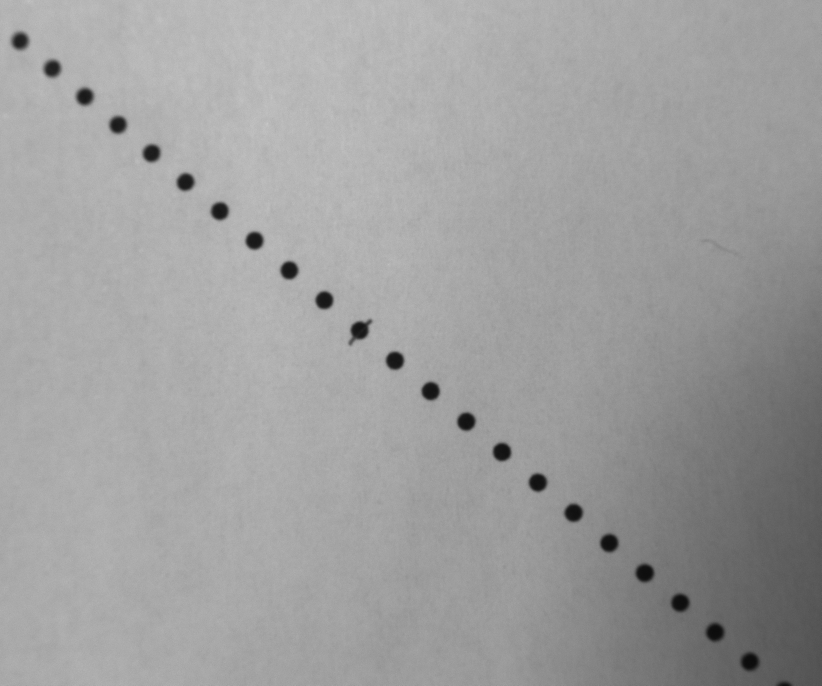
#> input picture measurments/dot1.jpg, 2464 x 2056 px, given in place of image_451.jpg, which was not available (shown at 1/3 size)
$ jupyter execute --allow-errors detect_erreur.ipynb   (text cells are left out)
#> lines starting #> are read from the running program, lines starting #| are printed output that depends on the picture; after the words box and inside, x2 and y2 are one past the last pixel; in counts of white or black regions, pixels touching at a corner belong together; pictures that were not available may be replaced by others from this repository, and a replacement may not be noted
[cell 1]
import tensorflow as tf
import numpy as np
import matplotlib.pyplot as plt
from tensorflow.keras.preprocessing import image_dataset_from_directory
batch_size = 32
img_height = 224
img_width = 224
#> (the rest of this cell did not finish here and is left out)

#> (a cell that did not finish here is left out)

[cell 3]
import tensorflow as tf
from tensorflow.keras import layers, models, callbacks
#> (the rest of this cell did not finish here and is left out)

#> (a cell that did not finish here is left out)

[cell 5]
import tensorflow as tf
import numpy as np
import os

# Paramètres
batch_size = 1  # Important : batch=1 pour afficher chaque image individuellement
img_height = 224
img_width = 224

# Chargement du dataset
#> (the rest of this cell did not finish here and is left out)

[cell 6]
import cv2
import numpy as np
import matplotlib.pyplot as plt

# [95 lines left out: function preprocess_image, not called in this run]

# Exemple d'utilisation (à adapter selon l'environnement) :
# img_data = np.array(...)  # Remplacer par un tableau NumPy représentant l'image
# digits = preprocess_image(img_data)
# print(digits)

#> (a cell that did not finish here is left out)

[cell 8]
import cv2
import numpy as np
import matplotlib.pyplot as plt

# Charger l'image
image_path = "data/train/non_conformes/image_451.jpg"
image = cv2.imread(image_path)
#> image is the input picture: shape (2056, 2464, 3); min 10, max 207, mean 159.4

# Réduction à 128x128 pixels (redimensionnement forcé)
image_resized = cv2.resize(image, (512, 512), interpolation=cv2.INTER_AREA)
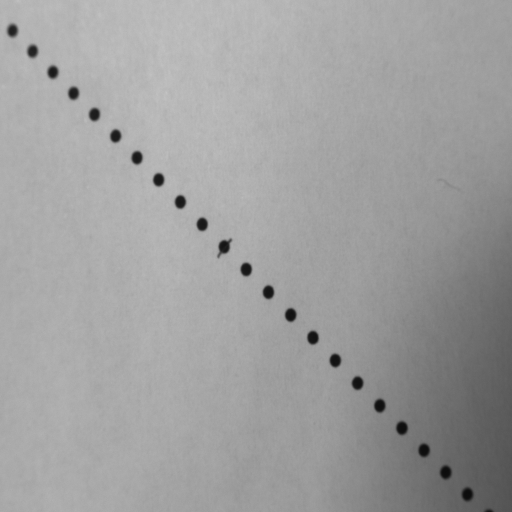
#> image_resized: shape (512, 512, 3); min 12, max 196, mean 159.4

# Conversion en niveaux de gris
gray = cv2.cvtColor(image_resized, cv2.COLOR_BGR2GRAY)

# Morphologie : ouverture pour supprimer petits bruits (petits traits)
kernel = cv2.getStructuringElement(cv2.MORPH_RECT, (3, 3))
opened = cv2.morphologyEx(gray, cv2.MORPH_OPEN, kernel, iterations=1)

# Seuillage adaptatif sur l'image ouverte
adaptive_thresh = cv2.adaptiveThreshold(
    opened, 255,
    cv2.ADAPTIVE_THRESH_GAUSSIAN_C,
    cv2.THRESH_BINARY_INV,
    blockSize=15,
    C=10
)
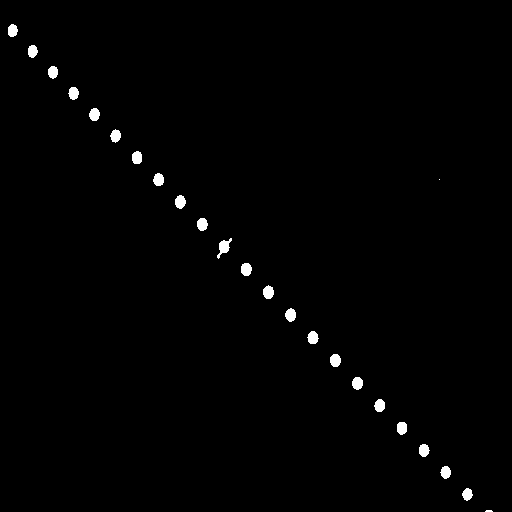
#> adaptive_thresh: shape (512, 512); 0.94% white; 24 white regions (2 under 20 px), largest, box (x1, y1, x2, y2) and area: (217, 238, 232, 259) 141, (263, 285, 274, 299) 118, (241, 263, 252, 276) 117

# Affichage des étapes
fig, axs = plt.subplots(1, 3, figsize=(15, 5))

axs[0].imshow(gray, cmap='gray')
axs[0].set_title("Image niveau de gris")
axs[0].axis('off')

axs[1].imshow(opened, cmap='gray')
axs[1].set_title("Après ouverture (morphologie)")
axs[1].axis('off')

axs[2].imshow(adaptive_thresh, cmap='gray')
axs[2].set_title("Seuillage adaptatif après ouverture")
axs[2].axis('off')

plt.tight_layout()
plt.show()
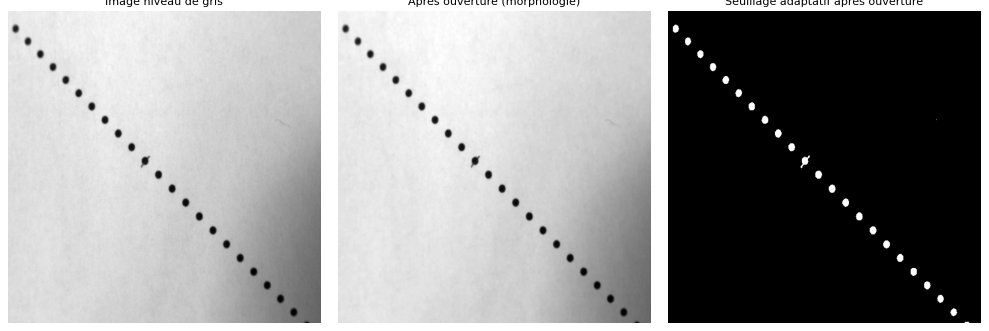
#> figure drawn by matplotlib, 3 panels

[cell 9]
import cv2
import os
import numpy as np
from tqdm import tqdm

# [32 lines left out: function process_image, not called in this run]

def create_dataset(base_path):
    features_all = []
    labels_all = []
    classes = {"non_conformes": 0, "conformes": 1}

    for dataset_type in ["train", "test", "validation"]:
        dataset_path = os.path.join(base_path, dataset_type)
        if not os.path.exists(dataset_path):
            print(f"⚠️ Dossier {dataset_type} absent, on passe.")
            continue

        for cls in classes:
            folder = os.path.join(dataset_path, cls)
            if not os.path.exists(folder):
                print(f"⚠️ Dossier {folder} absent, on passe.")
                continue

            print(f"Traitement {dataset_type}/{cls}...")
            for filename in tqdm(os.listdir(folder)):
                if filename.lower().endswith((".jpg", ".png", ".jpeg")):
                    img_path = os.path.join(folder, filename)
                    features_list = process_image(img_path)
                    for feat in features_list:
                        features_all.append(feat)
                        labels_all.append(classes[cls])

    X = np.array(features_all)
    y = np.array(labels_all)
    print(f"\n✅ Dataset créé avec {len(X)} échantillons.")

    return X, y

if __name__ == "__main__":
    base_path = "data"  # adapte selon ta structure locale

    X, y = create_dataset(base_path)

    # Sauvegarde en .npz
    np.savez_compressed("dataset_chiffres.npz", X=X, y=y)
    print("✅ Dataset sauvegardé sous 'dataset_chiffres.npz'")
    print("🔢 X shape :", X.shape)

[cell 10]
import numpy as np

data = np.load("dataset_chiffres.npz")

X = data['X']
y = data['y']

# Mélanger les données (features et labels ensemble)
indices = np.arange(len(X))
np.random.shuffle(indices)

X_shuffled = X[indices]
y_shuffled = y[indices]

print("Taille de X :", X.shape)
print("Taille de y :", y.shape)


#print nombre d elment par classe
unique, counts = np.unique(y_shuffled, return_counts=True)
print("Distribution des classes :")
for label, count in zip(unique, counts):
    print(f"Classe {label}: {count} échantillons")

[cell 11]
import matplotlib.pyplot as plt
import numpy as np
import random
# Choisir 10 indices aléatoires sans remplacement
#> (the rest of this cell did not finish here and is left out)

[cell 12]
import os
import numpy as np
import tensorflow as tf
from tensorflow.keras.preprocessing.image import ImageDataGenerator
from tensorflow.keras.models import Sequential
from tensorflow.keras.layers import Conv2D, MaxPooling2D, Flatten, Dense, Dropout
from tensorflow.keras.callbacks import EarlyStopping

# Chemin vers le dossier contenant train, test, validation
base_dir = "data"  # adapte selon ta structure

# Paramètres
img_height, img_width = 128, 128  # réduit taille pour accélérer l'entraînement (512 peut être trop grand)
batch_size = 32
num_classes = 2

# Data augmentation + preprocessing
#> (the rest of this cell did not finish here and is left out)

[cell 13]
import numpy as np
import tensorflow as tf
from tensorflow.keras import layers, models
from tensorflow.keras.utils import to_categorical

# ----------- Chargement et préparation des données -----------

data = np.load('dataset_chiffres.npz')
X = data['X']   # (5305, 784)
y = data['y']   # (5305,)

# Reshape images en 28x28x1 + normalisation
X = X.reshape(-1, 28, 28, 1).astype('float32') / 255.

# One-hot encoding des labels
num_classes = len(np.unique(y))
#> (the rest of this cell did not finish here and is left out)

[cell 14]
import os
import numpy as np
import cv2
import tensorflow as tf
from tensorflow.keras.models import load_model

# ----------- Redéfinir la loss si nécessaire -----------
# [33 lines left out: functions margin_loss, extract_roi, not called in this run]

# ----------- Fonction de prédiction ------------

def predict_folder_with_roi(folder_path):
    for label in os.listdir(folder_path):
        subfolder = os.path.join(folder_path, label)
        if not os.path.isdir(subfolder):
            continue
        print(f"\n📁 Catégorie : {label}")
        for filename in os.listdir(subfolder):
            filepath = os.path.join(subfolder, filename)
            image = cv2.imread(filepath)
            if image is None:
                print(f"⚠️ Image non lue : {filename}")
                continue
            roi = extract_roi(image)
            pred = model.predict(roi)
            predicted_class = np.argmax(pred)
            confidence = np.max(pred)
            print(f"{filename} ➤ Prédit : {predicted_class} (Confiance : {confidence:.2f})")

# ----------- Lancer la prédiction -----------
predict_folder_with_roi("data/test_verif")

[cell 15]
import tensorflow as tf
from tensorflow.keras import layers, models
import numpy as np
import matplotlib.pyplot as plt

# Charger MNIST
#> (the rest of this cell did not finish here and is left out)

[cell 16]
import numpy as np
from tensorflow.keras.models import load_model
from PIL import Image

# Charger le modèle une seule fois au niveau global
#> (the rest of this cell did not finish here and is left out)

[cell 17]
import cv2
import json

positions = []

# Callback pour gérer les clics souris
# [7 lines left out: function click_event, not called in this run]

# --- Charge l'image binarisée du décalque ---
image_path = "dataset_binarized/train/conformes/30mm_WonB_1_resized_copy1_copy1_copy1.jpg"
img = cv2.imread(image_path)
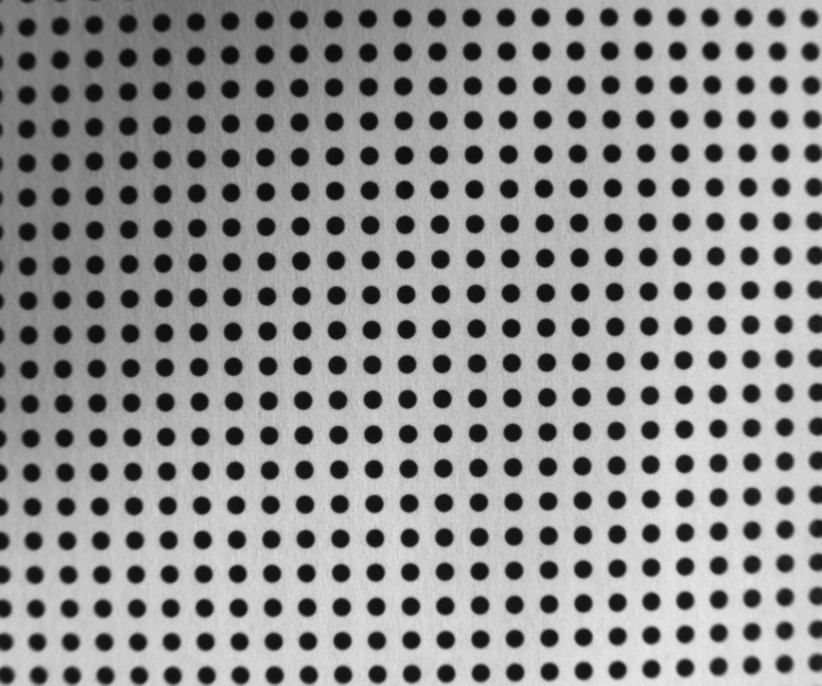
#> input picture measurments/dot.jpg, 2464 x 2056 px, given in place of 30mm_WonB_1_resized_copy1_copy1_copy1.jpg, which was not available (shown at 1/3 size)
#> img is the input picture: shape (2056, 2464, 3); min 9, max 249, mean 146.8

if img is None:
    raise FileNotFoundError(f"L'image '{image_path}' n'a pas été trouvée.")

img_display = img.copy()

# --- Crée une fenêtre redimensionnable ---
window_name = "Clique sur les chiffres"
cv2.namedWindow(window_name, cv2.WINDOW_NORMAL)
cv2.imshow(window_name, img_display)
cv2.setMouseCallback(window_name, click_event)

print("🖱️ Clique sur chaque chiffre à extraire (ROI 28x28).")
print("❌ Appuie sur 'q' pour terminer et fermer.")

while True:
    key = cv2.waitKey(1) & 0xFF
#> (key q is pressed here)
    if key == ord('q'):
        break

cv2.destroyAllWindows()

# --- Sauvegarde les positions dans un fichier JSON ---
with open("positions_chiffres.json", "w") as f:
    json.dump(positions, f)

print("✅ Positions sauvegardées dans 'positions_chiffres.json'")
